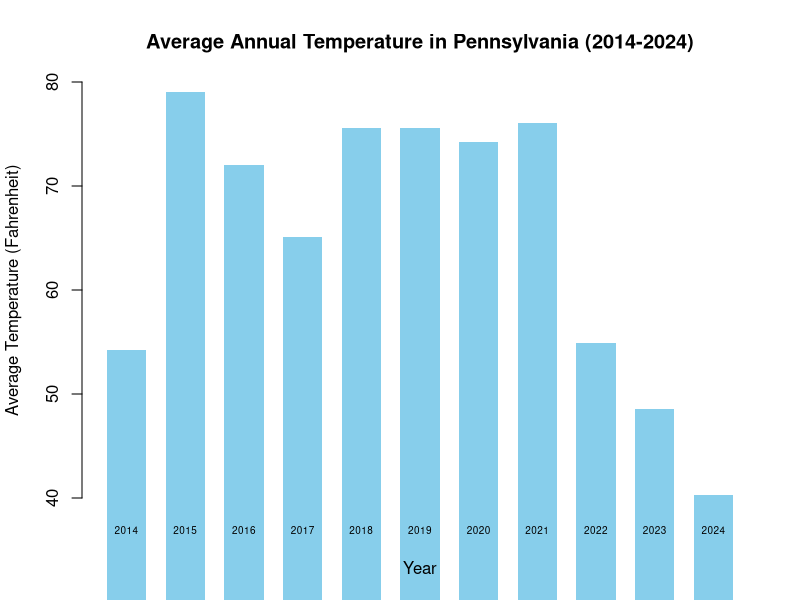
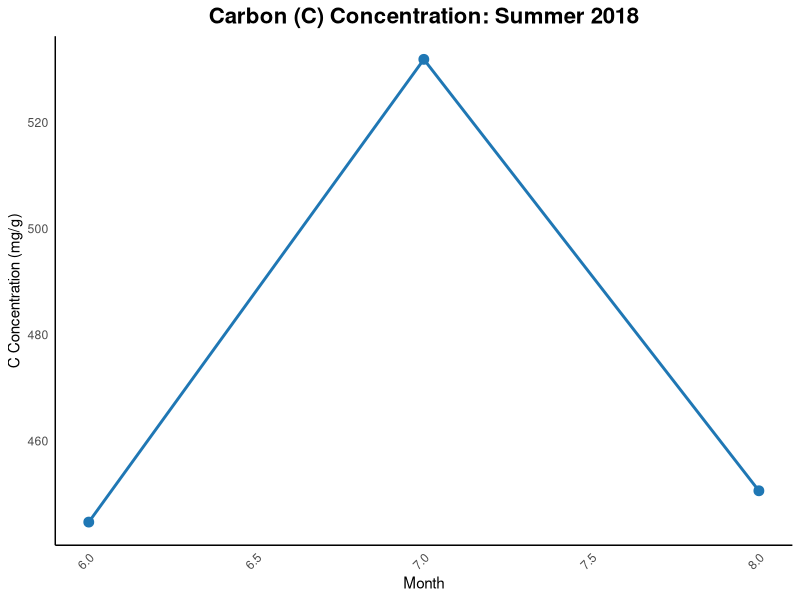
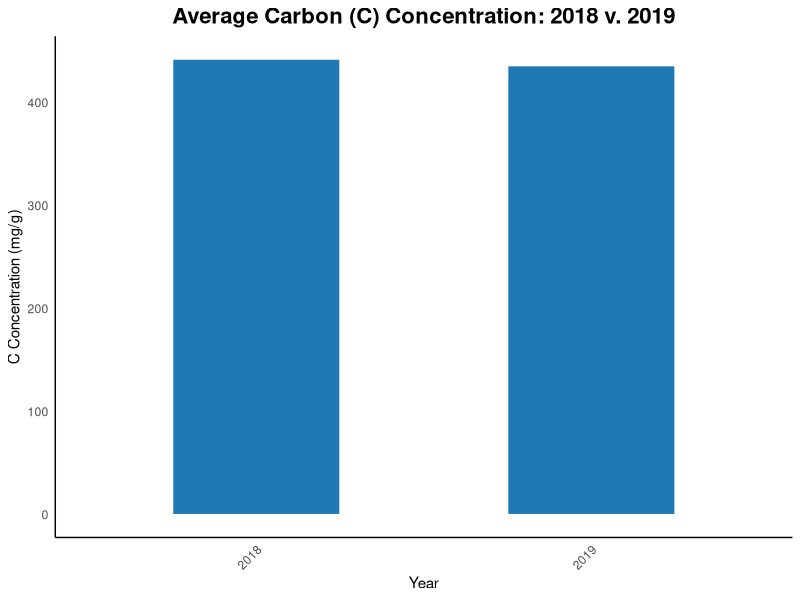
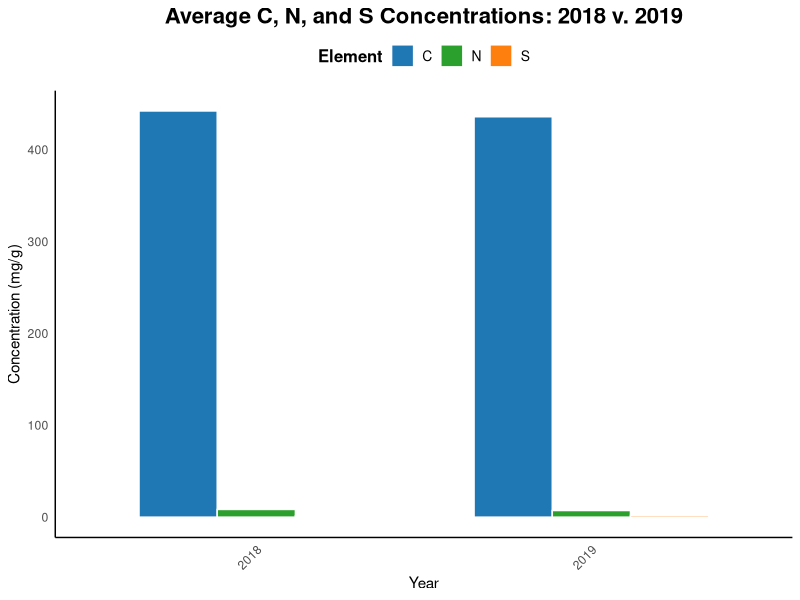
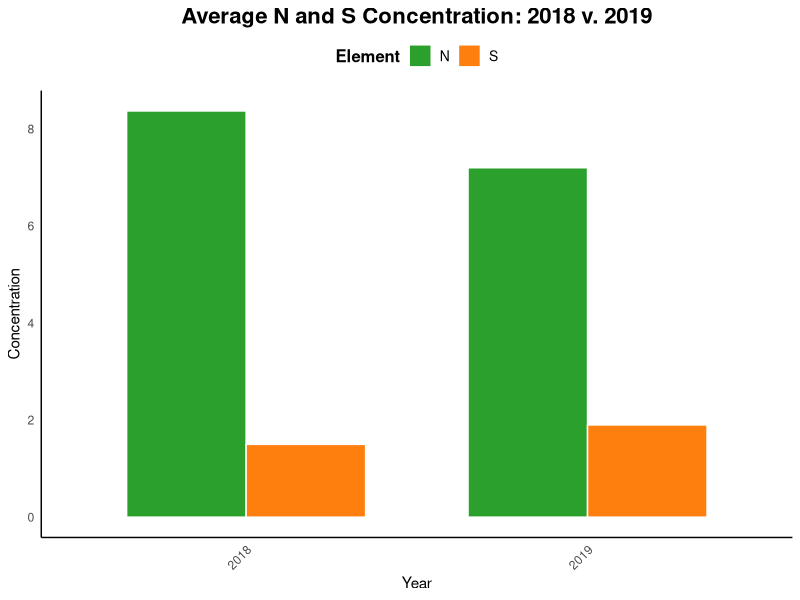
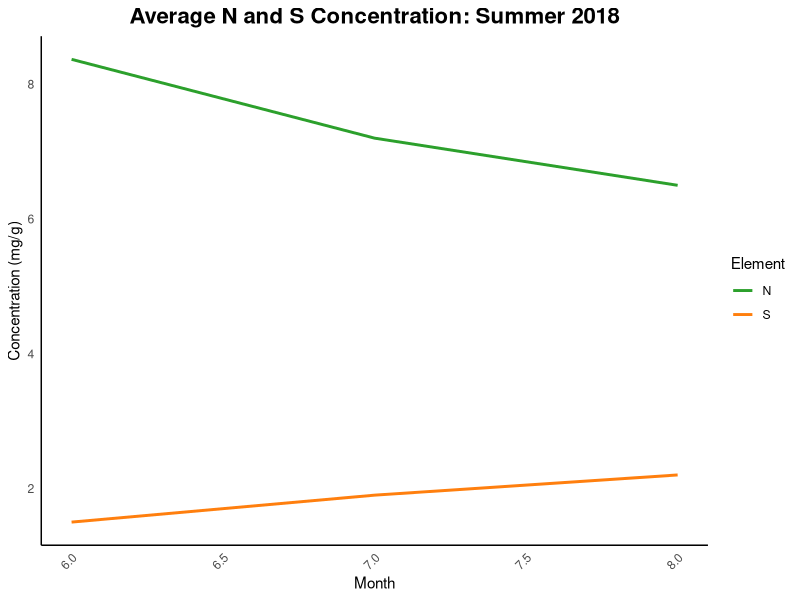

The R script that drew these images, in order:
## ---- chunk 1
numeric_data <- data.frame(
  Year = 1924:2024,
  Temperature = runif(101, min = 40, max = 80) # Generates 101 random numbers between 40 and 80
)

write.csv(numeric_data, file = "numeric_data.csv", row.names = FALSE)

# Filter data for last 10 years
last_10_years <- subset(numeric_data, Year >= 2014 & Year <= 2024)

# Write 'last_10_years' dataset to a CSV file
write.csv(last_10_years, file = "last_10_years.csv", row.names = FALSE)

# Create bar graph
barplot(last_10_years$Temperature, 
        names.arg = last_10_years$Year,
        xlab = "Year",
        ylab = "Average Temperature (Fahrenheit)",
        main = "Average Annual Temperature in Pennsylvania (2014-2024)",
        ylim = c(40, 80), # Set the y-axis limits to match the range of temperatures
        col = "skyblue", # Set bar color
        border = NA, # Remove border of bars
        space = 0.5, # Adjust spacing between bars
        cex.names = 0.6) # Adjust font size of year labels

## ---- chunk 2

# Load libraries
library(ggplot2)
library(dplyr)

# Create data frame for Carbon concentration in 2018
Carbon_2018_data <- data.frame(
  month = c("6", "7", "8"),
  Concentration = c(444.7, 531.9, 450.6)
)

# Convert 'month' column to numeric
Carbon_2018_data$month <- as.numeric(Carbon_2018_data$month)

# Plot a line graph
ggplot(data = Carbon_2018_data, aes(x = month, y = Concentration)) +
  geom_line(color = "#1F77B4", size = 1) +  # Add a line
  geom_point(color = "#1F77B4", size = 3) +  # Add points
  ggtitle("Carbon (C) Concentration: Summer 2018") +
  ylab("C Concentration (mg/g)") +
  xlab("Month") +
  theme_minimal() +
  theme(
    axis.text.x = element_text(angle = 45, hjust = 1),
    panel.grid.major = element_blank(),
    panel.grid.minor = element_blank(),
    panel.border = element_blank(),
    axis.line = element_line(color = "black"),
    plot.title = element_text(size = 16, face = "bold", hjust = 0.5)
  )

## ---- chunk 3
avg_c_year <- data.frame(
  average = c(442.4, 436),
  year = c("2018", "2019")
)

# Load libraries
library(ggplot2)

# Create bar graph with modified aesthetic
ggplot(data = avg_c_year, aes(x = year, y = average, fill = year)) + 
  geom_bar(stat = "identity", color = "white", width = 0.5) +  # Adjust width and remove outline
  ggtitle("Average Carbon (C) Concentration: 2018 v. 2019") +
  ylab("C Concentration (mg/g)") +
  xlab("Year") +
  scale_fill_manual(values = c("#1F77B4", "#1F77B4")) +  # Set bars to the same blue color
  theme_minimal() +
  theme(
    axis.text.x = element_text(angle = 45, hjust = 1),
    panel.grid.major = element_blank(),
    panel.grid.minor = element_blank(),
    panel.border = element_blank(),
    axis.line = element_line(color = "black"),
    legend.position = "none",
    plot.title = element_text(size = 16, face = "bold", hjust = 0.5)
  )


## ---- chunk 4

# Load libraries
library(ggplot2)
library(tidyr)

# Create the data frame with concentrations
avg_CNS_year <- data.frame(
  C = c(442.3, 436.0),
  N = c(8.37, 7.2),
  S = c(1.5, 1.9),
  year = c("2018", "2019")
)

# Reshape data from wide to long format
avg_CNS_year_long <- pivot_longer(avg_CNS_year, cols = c(C, N, S), names_to = "Element", values_to = "Value")

# Create bar graph with modern aesthetic
ggplot(avg_CNS_year_long, aes(x = year, y = Value, fill = Element)) +
  geom_bar(stat = "identity", position = "dodge", color = "white", width = 0.7) +
  labs(title = "Average C, N, and S Concentrations: 2018 v. 2019",
       x = "Year",
       y = "Concentration (mg/g)") +
  scale_fill_manual(values = c("C" = "#1F77B4", "N" = "#2CA02C", "S" = "#FF7F0E"),
                    name = "Element") +
  theme_minimal() +
  theme(
    axis.text.x = element_text(angle = 45, hjust = 1),
    panel.grid.major = element_blank(),
    panel.grid.minor = element_blank(),
    panel.border = element_blank(),
    axis.line = element_line(color = "black"),
    legend.position = "top",
    legend.title = element_text(size = 12, face = "bold"),
    legend.text = element_text(size = 10),
    plot.title = element_text(size = 16, face = "bold", hjust = 0.5)
  )

## ---- chunk 5

# Load libraries
library(ggplot2)

# Create a custom color palette
my_colors <- c("N" = "#2CA02C", "S" = "#FF7F0E")

# Create bar graph with modern aesthetic
ggplot(avg_CNS_year_long[avg_CNS_year_long$Element %in% c("N", "S"), ], 
       aes(x = year, y = Value, fill = Element)) +
  geom_bar(stat = "identity", position = "dodge", color = "white", width = 0.7) +
  ggtitle("Average N and S Concentration: 2018 v. 2019") +
  ylab("Concentration") +
  xlab("Year") +
  scale_fill_manual(values = my_colors, name = "Element") +
  theme_minimal() +
  theme(
    axis.text.x = element_text(angle = 45, hjust = 1),
    panel.grid.major = element_blank(),
    panel.grid.minor = element_blank(),
    panel.border = element_blank(),
    axis.line = element_line(color = "black"),
    legend.position = "top",
    legend.title = element_text(size = 12, face = "bold"),
    legend.text = element_text(size = 10),
    plot.title = element_text(size = 16, face = "bold", hjust = 0.5)
  )

## ---- chunk 6
# Load libraries
library(ggplot2)
library(dplyr)

# Create data frame for N and S concentrations
N_S_data <- data.frame(
  month = c("6", "7", "8"),
  N_Concentration = c(8.37, 7.2, 6.5),
  S_Concentration = c(1.5, 1.9, 2.2)
)

# Convert 'month' column to numeric
N_S_data$month <- as.numeric(N_S_data$month)

# Plot a line graph with a similar aesthetic
ggplot(data = N_S_data, aes(x = month)) +
  geom_line(aes(y = N_Concentration, color = "N"), size = 1) +
  geom_line(aes(y = S_Concentration, color = "S"), size = 1) +
  ggtitle("Average N and S Concentration: Summer 2018") +
  ylab("Concentration (mg/g)") +
  xlab("Month") +
  scale_color_manual(name = "Element", values = c(N = "#2CA02C", S = "#FF7F0E")) +  # Set custom colors
  theme_minimal() +
  theme(
    axis.text.x = element_text(angle = 45, hjust = 1),
    panel.grid.major = element_blank(),
    panel.grid.minor = element_blank(),
    panel.border = element_blank(),
    axis.line = element_line(color = "black"),
    plot.title = element_text(size = 16, face = "bold", hjust = 0.5)
  )

